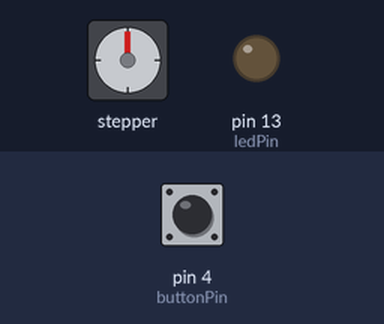
A program run on a simulated Arduino Uno, built with avr-gcc and run on an emulated ATmega328P. Parts: stepper motor, output pins drawn as LEDs (lit = HIGH). Wiring (inferred from the names in the program): stepper motor driver (200 steps per turn assumed): step pin 3; direction pin 2. Inputs (shaded band) come from the test bench; at power-on: pin 4 (buttonPin) LOW. Pins used as bus, display or sensor lines are not drawn.

Above: at 1.2 s.
1.3 s: pin 4 (buttonPin) pulled HIGH for 3.2 s
At 1.8 s:
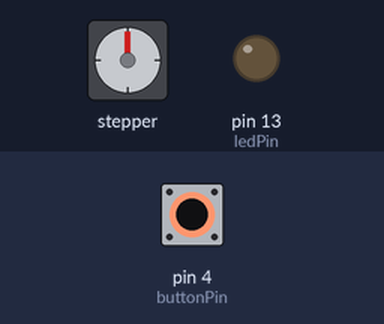
6.0 s: pin 4 (buttonPin) pulled HIGH for 0.15 s
At 6.6 s:
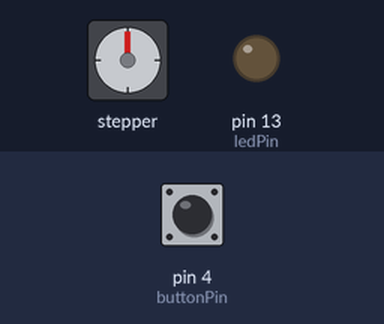
7.7 s: pin 4 (buttonPin) pulled HIGH for 1 s
At 9.1 s:
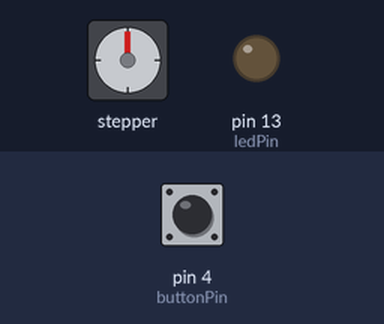
Timing chart, 0 to 10.7 s (numbered marks = the images above; inputs shaded):
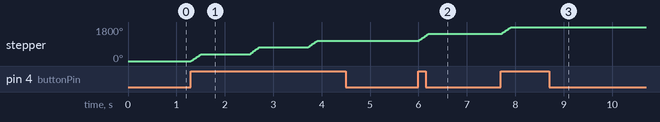

Measured:
- after the input at 1.3 s, stepper: turns 360° clockwise in 0.20 s, then 360° clockwise in 0.20 s, then 360° clockwise in 0.20 s
- after the input at 6.0 s, stepper: turns 360° clockwise in 0.20 s, starting at once
- after the input at 7.7 s, stepper: turns 360° clockwise in 0.20 s, starting at once

The program:

main.cpp
```cpp
#include <Arduino.h>

//pin macros
#define buttonPin 4
#define ledPin 13
#define DIR 2
#define STEP 3
#define linearDistanceCM 90

// put variable declarations here:
int buttonState = LOW;
int ledState = LOW;
// put function declarations here:

//engage or disengage blinds based on buttonState
void toggleBlinds(int& blindState);
//toggles the led on the board on or off based on the press of a push button
void toggleLED(int& ledState);
//spins the motor enough times that it sets the blinds in a extended position
//currently not implemented since i need to finish the mechanical aspects of my project first.
void engage();
//spins the motor in the closing direction until blinds are closed;
//currently not implemented since i need to finish the mechanical aspects of my project first.
void disengage();
//a test function that spins the motor by 360 degrees
void rotateMotor360();

void setup() {
  pinMode(buttonPin,INPUT);
  pinMode(ledPin,OUTPUT);
  pinMode(DIR,OUTPUT);
  pinMode(STEP,OUTPUT);

}

void loop() {
  buttonState = digitalRead(buttonPin);
  if(buttonState == HIGH){
    rotateMotor360();
  }


}


//toggles the led on the arduino uno
//used to test push button functionality
void toggleLED(int& ledState){
  if(ledState == HIGH){
    ledState = LOW;
    digitalWrite(ledPin,LOW);
  }else{
    ledState = HIGH;
    digitalWrite(ledPin,HIGH);
  }
  delay(500);
  return;
}
//on click with toggle the blinds connected to the motor in the final state of the project
void toggleBlinds(int& blindState){
  if(blindState == HIGH){
    blindState =LOW;
    disengage();
  }else{
    blindState = HIGH;
    engage();
  }
  delay(2000);
  return;
}
//causes the motor to rotate 360 degrees
//use this logic to define engage and disengage fns in toggle blinds
void rotateMotor360(){
  digitalWrite(DIR,HIGH);
  for(int x =0; x < 200; x++){
    digitalWrite(STEP,HIGH);
    delayMicroseconds(500);
    digitalWrite(STEP,LOW);
    delayMicroseconds(500);
  }
  delay(1000);

}
```
